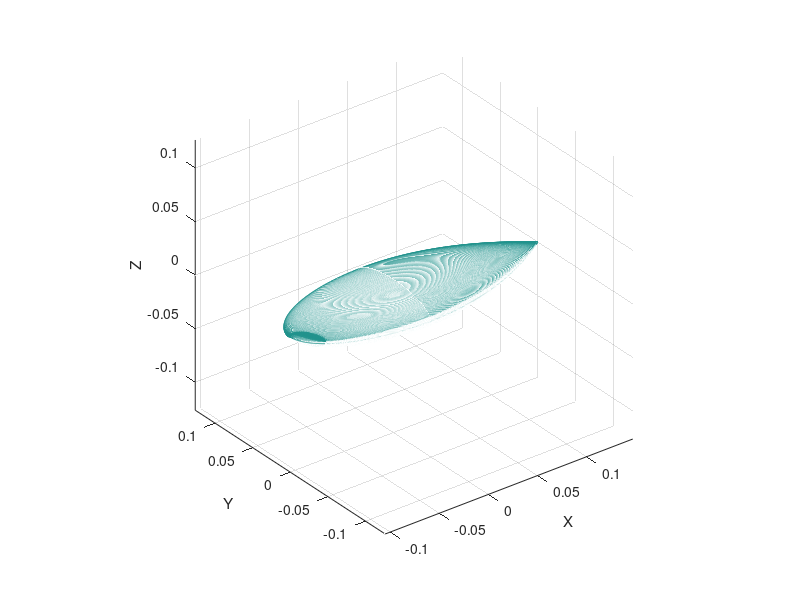

This chart was generated by the following MATLAB code: (Note: this script raises an error after producing the figure.)

%% Non-conforming Voxel FEM is implemented and it is applied to NASA Almond test-case to compute its Radar Cross Section  

%% ================================ Initializing ================================%%

clear all
close all
clc

Freq=1.19e9; % Frequency
C_0=2.997924580003452e+08; % speed of light
Lambda=C_0/Freq; % wavelength
k0=2*pi/Lambda; %wave number


%% ================================ plot NASA Almond ================================%%

% x<0 Part


d=9.936; % 9.936 inch  almond length inch

a=.193333;
b=.064444;

t=-.41667:.41667/500:0;
psi=-pi:2*pi/500:pi;

x=zeros(length(t),length(psi));
y=zeros(length(t),length(psi));
z=zeros(length(t),length(psi));

for i=1:length(t)
    
    for j=1:length(psi)
        
        x(i,j)=d*t(i);
        y(i,j)=a*d*(sqrt(1-(t(i)/0.41667)^2))*cos(psi(j));
        z(i,j)=b*d*(sqrt(1-(t(i)/0.41667)^2))*sin(psi(j));
        
    end
end

% inch to meter
x=x*(2.54/100);
y=y*(2.54/100);
z=z*(2.54/100);

C=.5*ones(length(z));
mesh(x,y,z,C)
xlabel X; ylabel Y; zlabel Z;
hold on

xmin_Almond=min(x(:));
%% x>0 Part


a=4.83345;
b=1.61115;

t=0:.58333/500:.58333;
psi=-pi:2*pi/500:pi;

x=zeros(length(t),length(psi));
y=zeros(length(t),length(psi));
z=zeros(length(t),length(psi));

for i=1:length(t)
    
    for j=1:length(psi)
        
        x(i,j)=d*t(i);
        y(i,j)=a*d*(sqrt(1-(t(i)/2.083350)^2)-.96)*cos(psi(j));
        z(i,j)=b*d*(sqrt(1-(t(i)/2.083350)^2)-.96)*sin(psi(j));
        
    end
end

C=.5*ones(length(z));

% inch to meter
x=x*(2.54/100);
y=y*(2.54/100);
z=z*(2.54/100);

mesh(x,y,z,C)
xlabel X; ylabel Y; zlabel Z;
hold on
axis equal


xmax_Almond=max(x(:));
ymax_Almond=max(y(:));
zmax_Almond=max(z(:));

%% ================================ 3D Mesh Generation ================================%%


Density=16; % Mesh Density (Grid Size)
D_ABC=4; % distance from scaterer to ABC (Absorbing Boundary Condition) surface is Lambda/D_ABC


hx=Lambda/Density; hy=Lambda/Density; hz=Lambda/Density;


Ny=ceil((ymax_Almond+Lambda/D_ABC)/hy);
ymax=Ny*hy; ymin=-ymax;

Nz=ceil((zmax_Almond+Lambda/D_ABC)/hz);
zmax=Nz*hz; zmin=-zmax;


Nxmax=ceil((xmax_Almond+Lambda/3)/hx);
xmax=Nxmax*hx; 

Nxmin=ceil((xmin_Almond-Lambda/4)/hx);
xmin=Nxmin*hx;


pts=[xmin ymin zmin  ; xmin ymax zmin  ; xmax ymin zmin  ; xmin ymin zmax  ];


d_almond=9.936*(2.54/100); % 9.936 inch almond length

tic

OT =OcTreeMeshArbitaryGrid(pts,d_almond,hx,hy,hz,'maxDepth',2); % the Octree mesh generator is available upon your request (check out ReadMe)

toc






LeafElements=find(OT.BinIsLeaf==1);
BoundaryLeaf=LeafElements(find(OT.alpha(LeafElements)==0)); % find non_uniform elements with real indexing (before elimination)


%% Extract Leaf Elements
FinalElements=find(OT.BinIsLeaf==0);
OT.ConnectivityArray(FinalElements,:)=[];
OT.ConnectivityArrayEdge(FinalElements,:)=[];

OT.BinEdgeSize(FinalElements,:)=[];
OT.alpha(FinalElements,:)=[];
OT.BinBoundaries(FinalElements,:)=[];

OT.HangingNodes(:, find(sum(OT.HangingNodes) == 0)) = [];
OT.HangingNodesFace(:, find(sum(OT.HangingNodesFace) == 0)) = [];
OT.HangingEdge(:,find(sum(OT.HangingEdge) == 0)) = [];
OT.HangingEdgeFace(find(sum(OT.HangingEdgeFace,2) == 0),:) = [];


%% ================================ Visualize 3D mesh ================================%%

figure
pos=find(OT.alpha==0); % plot the PEC object
for i=1:length(pos)
    
    voxel([OT.BinBoundaries(pos(i),1) OT.BinBoundaries(pos(i),2) OT.BinBoundaries(pos(i),3)],[OT.BinEdgeSize(pos(i),1) OT.BinEdgeSize(pos(i),2) OT.BinEdgeSize(pos(i),3)],'r',.2)
    
    
end
view (35,45)
axis equal
% 
% figure
% pos=find(OT.alpha==1); %plot the non-PEC parts
% for i=1:length(pos)
%     
%     voxel([OT.BinBoundaries(pos(i),1) OT.BinBoundaries(pos(i),2) OT.BinBoundaries(pos(i),3)],[OT.BinEdgeSize(pos(i),1) OT.BinEdgeSize(pos(i),2) OT.BinEdgeSize(pos(i),3)],'g',.01)
%     
%     
% end
%        

Nn=max(OT.ConnectivityArrayEdge(:));  %Number of Edges


%% assign material to non_uniform elements

tic
temp=find(OT.alpha==0 );

for i=1:length(temp)
     OT.alpha=MaterialFinder_CenterPoint(OT.BinBoundaries(temp(i),:),temp(i),OT.alpha,1,2.25,d_almond);
end
toc

OT.alpha(find(OT.alpha==2.25))=0; % Assign zero to PEC materials



%% ================================ Assembly (Vectorized implementation) ================================%%
tic
Nn=(max(OT.ConnectivityArrayEdge(:)));

K1=[2 -2 1 -1 ; -2 2 -1 1 ; 1 -1 2 -2 ; -1 1 -2 2];
K2=[2 1 -2 -1 ; 1 2 -1 -2 ; -2 -1 2 1 ; -1 -2 1 2];
K3=[2 1 -2 -1 ; -2 -1 2 1; 1 2 -1 -2; -1 -2 1 2 ];
K4=[4 2 2 1 ; 2 4 1 2 ; 2 1 4 2 ; 1 2 2 4];

E_loc=(1/6)*[K1+K2 -K3 -K3' ; -K3' K1+K2 -K3 ; -K3 -K3' K1+K2];
F_loc=(1/36)*[K4 zeros(4) zeros(4) ; zeros(4) K4 zeros(4) ;  zeros(4) zeros(4) K4  ];


E_final=sparse(Nn,Nn);
F_final=sparse(Nn,Nn);


OT.ConnectivityArrayEdge=OT.ConnectivityArrayEdge';

E_loc=repmat(E_loc(:),1,size(OT.ConnectivityArrayEdge,2));
F_loc=repmat(F_loc(:),1,size(OT.ConnectivityArrayEdge,2));

E_loc=E_loc.*repmat((OT.BinEdgeSize(:,1))',144,1);

F_loc=F_loc.*repmat((OT.BinEdgeSize(:,1).^3)',144,1);
F_loc=F_loc.*repmat((OT.alpha)',144,1);


row = OT.ConnectivityArrayEdge([1:12 1:12 1:12 1:12 1:12 1:12 1:12 1:12 1:12 1:12 1:12 1:12],:);
col = OT.ConnectivityArrayEdge([ones(1,12) 2*ones(1,12) 3*ones(1,12) 4*ones(1,12) 5*ones(1,12) 6*ones(1,12) 7*ones(1,12) 8*ones(1,12) 9*ones(1,12) 10*ones(1,12) 11*ones(1,12) 12*ones(1,12)],:);

E_final=sparse(row,col,E_loc);
E_loc=[];

F_final=sparse(row,col,F_loc);

% deallocate space
F_loc=[];
row=[];
col=[];

MASS_final=E_final-k0^2*F_final;

OT.ConnectivityArrayEdge=OT.ConnectivityArrayEdge';
toc

%deallocate space
E_final=[];
F_final=[];

%% ================================ monostatic RCS analysis ================================%%

THETA=pi/2; % elevation angle is zero
i=1;

for PHI=0:pi/72:pi


[RCS1,ITER,SOLVETIME]=Oblique_Almond_NVFEM(THETA,PHI,OT,xmin,xmax,ymin,ymax,zmin,zmax,MASS_final,k0);

    DATA(i,:)=[ RCS1 ITER SOLVETIME ];

    i=i+1
    
end

DATA=[(180:-2.5:0)' DATA]; % computed RCS Data 
plot(DATA(:,1),10*log10(DATA(:,2)))






